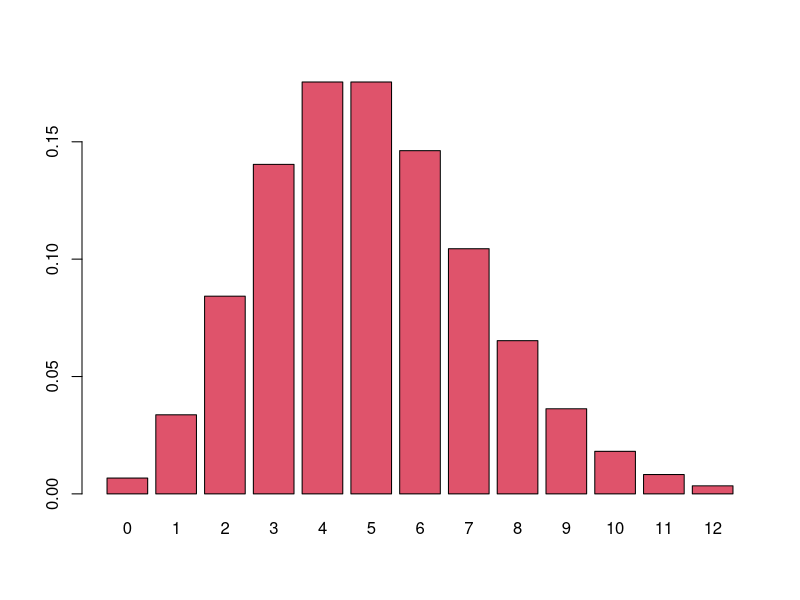

Generate this figure with R:
## ---- chunk 1
knitr::opts_chunk$set(echo = TRUE)
library(tidyverse)
## ---- chunk 2
dpois(x = 3, lambda = 5)
## ---- chunk 3
dpois(x = 0:12, lambda = 5) |>
  barplot(names.arg = 0:12, col = 2)
## ---- chunk 4
my_dpois <- function(x, lambda){
  e <- exp(1)
  ((e^-lambda)*(lambda^x))/factorial(x)
}

my_dpois(3, 5)
dpois(3, 5)
